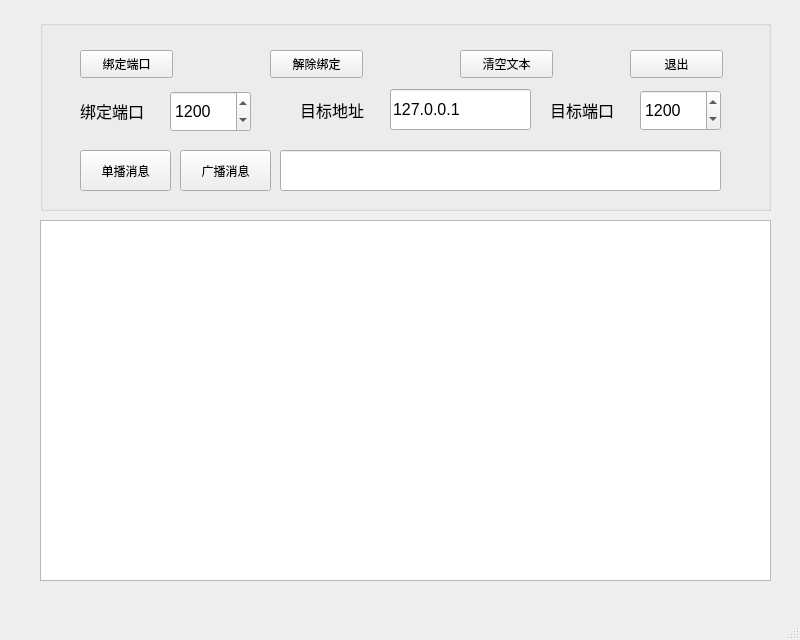
<?xml version="1.0" encoding="UTF-8"?>
<ui version="4.0">
 <class>MainWindow</class>
 <widget class="QMainWindow" name="MainWindow">
  <property name="geometry">
   <rect>
    <x>0</x>
    <y>0</y>
    <width>800</width>
    <height>640</height>
   </rect>
  </property>
  <property name="windowTitle">
   <string>MainWindow</string>
  </property>
  <widget class="QWidget" name="centralwidget">
   <widget class="QGroupBox" name="groupBox">
    <property name="geometry">
     <rect>
      <x>40</x>
      <y>20</y>
      <width>731</width>
      <height>191</height>
     </rect>
    </property>
    <property name="title">
     <string/>
    </property>
    <widget class="QPushButton" name="button_bind_port">
     <property name="geometry">
      <rect>
       <x>40</x>
       <y>30</y>
       <width>93</width>
       <height>28</height>
      </rect>
     </property>
     <property name="text">
      <string>绑定端口</string>
     </property>
    </widget>
    <widget class="QPushButton" name="button_unbind_port">
     <property name="geometry">
      <rect>
       <x>230</x>
       <y>30</y>
       <width>93</width>
       <height>28</height>
      </rect>
     </property>
     <property name="text">
      <string>解除绑定</string>
     </property>
    </widget>
    <widget class="QPushButton" name="button_clear">
     <property name="geometry">
      <rect>
       <x>420</x>
       <y>30</y>
       <width>93</width>
       <height>28</height>
      </rect>
     </property>
     <property name="text">
      <string>清空文本</string>
     </property>
    </widget>
    <widget class="QPushButton" name="button_quit">
     <property name="geometry">
      <rect>
       <x>590</x>
       <y>30</y>
       <width>93</width>
       <height>28</height>
      </rect>
     </property>
     <property name="text">
      <string>退出</string>
     </property>
    </widget>
    <widget class="QLabel" name="label">
     <property name="geometry">
      <rect>
       <x>260</x>
       <y>69</y>
       <width>81</width>
       <height>41</height>
      </rect>
     </property>
     <property name="font">
      <font>
       <family>Arial</family>
       <pointsize>12</pointsize>
      </font>
     </property>
     <property name="text">
      <string>目标地址</string>
     </property>
    </widget>
    <widget class="QLineEdit" name="receive_ip">
     <property name="geometry">
      <rect>
       <x>350</x>
       <y>69</y>
       <width>141</width>
       <height>41</height>
      </rect>
     </property>
     <property name="font">
      <font>
       <family>Arial</family>
       <pointsize>12</pointsize>
      </font>
     </property>
     <property name="text">
      <string>127.0.0.1</string>
     </property>
    </widget>
    <widget class="QLabel" name="label_2">
     <property name="geometry">
      <rect>
       <x>510</x>
       <y>69</y>
       <width>81</width>
       <height>41</height>
      </rect>
     </property>
     <property name="font">
      <font>
       <family>Arial</family>
       <pointsize>12</pointsize>
      </font>
     </property>
     <property name="text">
      <string>目标端口</string>
     </property>
    </widget>
    <widget class="QSpinBox" name="receive_port">
     <property name="geometry">
      <rect>
       <x>600</x>
       <y>70</y>
       <width>81</width>
       <height>41</height>
      </rect>
     </property>
     <property name="font">
      <font>
       <family>Arial</family>
       <pointsize>12</pointsize>
      </font>
     </property>
     <property name="maximum">
      <number>65500</number>
     </property>
     <property name="value">
      <number>1200</number>
     </property>
    </widget>
    <widget class="QLineEdit" name="message">
     <property name="geometry">
      <rect>
       <x>240</x>
       <y>130</y>
       <width>441</width>
       <height>41</height>
      </rect>
     </property>
    </widget>
    <widget class="QPushButton" name="button_send_message">
     <property name="geometry">
      <rect>
       <x>40</x>
       <y>130</y>
       <width>91</width>
       <height>41</height>
      </rect>
     </property>
     <property name="text">
      <string>单播消息</string>
     </property>
    </widget>
    <widget class="QPushButton" name="button_broadcast_message">
     <property name="geometry">
      <rect>
       <x>140</x>
       <y>130</y>
       <width>91</width>
       <height>41</height>
      </rect>
     </property>
     <property name="text">
      <string>广播消息</string>
     </property>
    </widget>
    <widget class="QSpinBox" name="send_port">
     <property name="geometry">
      <rect>
       <x>130</x>
       <y>71</y>
       <width>81</width>
       <height>41</height>
      </rect>
     </property>
     <property name="font">
      <font>
       <family>Arial</family>
       <pointsize>12</pointsize>
      </font>
     </property>
     <property name="maximum">
      <number>65500</number>
     </property>
     <property name="value">
      <number>1200</number>
     </property>
    </widget>
    <widget class="QLabel" name="label_3">
     <property name="geometry">
      <rect>
       <x>40</x>
       <y>70</y>
       <width>81</width>
       <height>41</height>
      </rect>
     </property>
     <property name="font">
      <font>
       <family>Arial</family>
       <pointsize>12</pointsize>
      </font>
     </property>
     <property name="text">
      <string>绑定端口</string>
     </property>
    </widget>
   </widget>
   <widget class="QTextBrowser" name="textBrowser">
    <property name="geometry">
     <rect>
      <x>40</x>
      <y>220</y>
      <width>731</width>
      <height>361</height>
     </rect>
    </property>
   </widget>
  </widget>
  <widget class="QMenuBar" name="menubar">
   <property name="geometry">
    <rect>
     <x>0</x>
     <y>0</y>
     <width>800</width>
     <height>26</height>
    </rect>
   </property>
  </widget>
  <widget class="QStatusBar" name="statusbar"/>
 </widget>
 <resources/>
 <connections/>
</ui>
